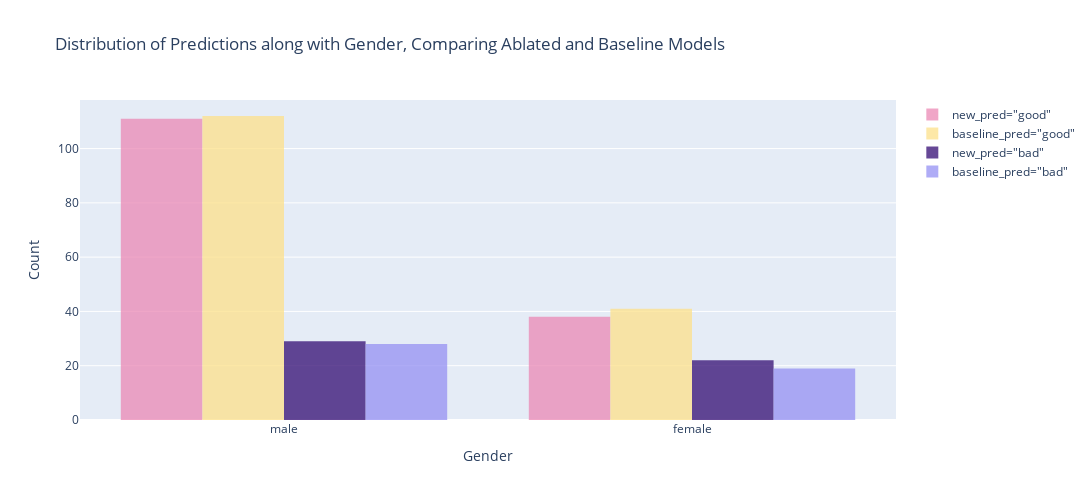

Notebook source saved alongside this figure:
### Markdown cell above
##### a. Distribution of Predictions by New Model

### Code cell
# visualize the results
fig = go.Figure()
fig.add_trace(go.Histogram(
    x=val_full[val_full['Risk_pred(protected=Sex, model=RF)']=='good']['Sex'],
    marker_color='#EB89B5',
    opacity=0.75,
    name='new_pred="good"'
))
fig.add_trace(go.Histogram(
    x=val_full[val_full[pred_col]=='good']['Sex'],
    marker_color='#FDE18A',
    opacity=0.75,
    name='baseline_pred="good"'
))
fig.add_trace(go.Histogram(
    x=val_full[val_full['Risk_pred(protected=Sex, model=RF)']=='bad']['Sex'],
    marker_color='#330C73',
    opacity=0.75,
    name='new_pred="bad"'
))
fig.add_trace(go.Histogram(
    x=val_full[val_full[pred_col]=='bad']['Sex'],
    marker_color='#9591F3',
    opacity=0.75,
    name='baseline_pred="bad"'
))
fig.update_layout(
    title_text='Distribution of Predictions along with Gender, Comparing Ablated and Baseline Models',
    xaxis_title='Gender',
    yaxis_title='Count',
    width=1200,
    height=500,
)
fig.write_image('../results/anti-classification-sex.png', scale=3)
fig.show()

### Figure 1 — Plotly figure (JSON) as saved in the notebook; plotly's stock layout.template omitted (floating-point values rounded to 4 significant figures; data arrays with more than 128 entries replaced by an {"elided": "..."} marker saying what was removed)
{"data": [{"marker": {"color": "#EB89B5"}, "name": "new_pred=\"good\"", "opacity": 0.75, "type": "histogram", "x": {"elided": "149 str values"}}, {"marker": {"color": "#FDE18A"}, "name": "baseline_pred=\"good\"", "opacity": 0.75, "type": "histogram", "x": {"elided": "153 str values"}}, {"marker": {"color": "#330C73"}, "name": "new_pred=\"bad\"", "opacity": 0.75, "type": "histogram", "x": ["female", "male", "female", "female", "male", "female", "male", "male", "male", "male", "female", "male", "female", "female", "male", "female", "female", "female", "female", "male", "male", "female", "male", "male", "female", "female", "female", "female", "male", "male", "female", "male", "male", "male", "male", "male", "male", "male", "male", "female", "female", "female", "male", "male", "female", "male", "male", "male", "female", "male", "male"]}, {"marker": {"color": "#9591F3"}, "name": "baseline_pred=\"bad\"", "opacity": 0.75, "type": "histogram", "x": ["female", "female", "male", "female", "male", "male", "male", "male", "female", "male", "female", "male", "female", "male", "female", "female", "female", "male", "male", "female", "male", "male", "female", "female", "male", "male", "female", "male", "male", "male", "male", "male", "female", "male", "male", "female", "female", "female", "male", "male", "female", "male", "male", "male", "female", "male", "male"]}], "layout": {"height": 500, "title": {"text": "Distribution of Predictions along with Gender, Comparing Ablated and Baseline Models"}, "width": 1200, "xaxis": {"title": {"text": "Gender"}}, "yaxis": {"title": {"text": "Count"}}}}
